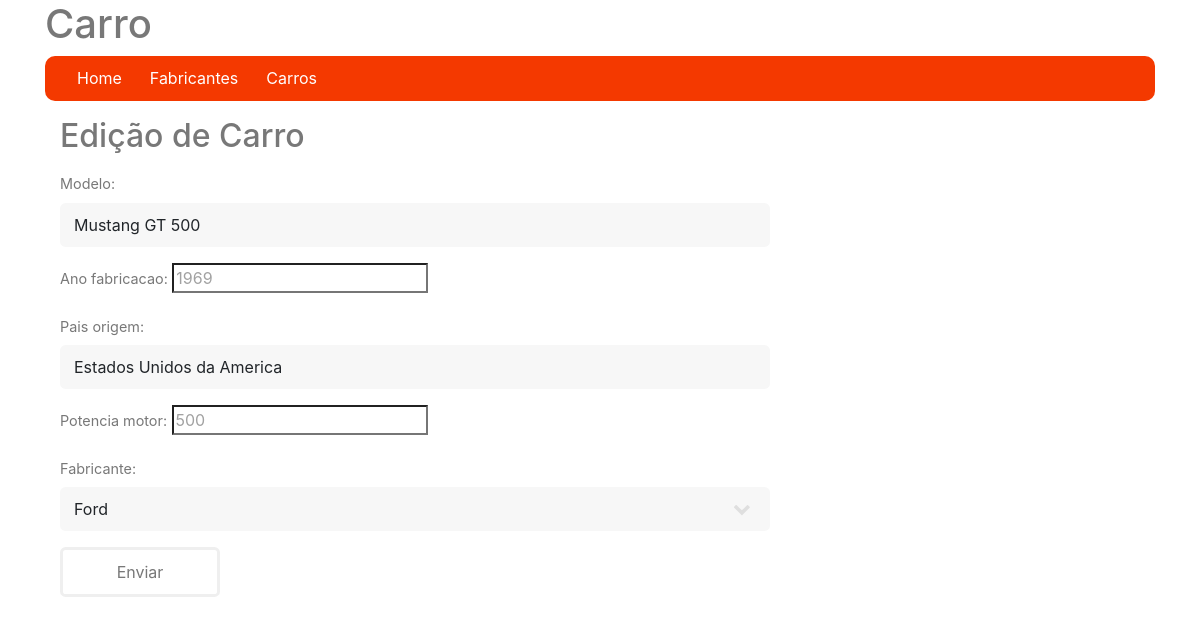
Screenshot of /carros/1 with the database file from the repository.
### carro/models.py (models this page shows, shortened)
class Carro(models.Model):
    modelo = models.CharField(max_length=100)
    ano_fabricacao = models.IntegerField()
    pais_origem = models.CharField(max_length=100)
    potencia_motor = models.IntegerField()
    fabricante = models.ForeignKey(Fabricante, null=False, blank=False, on_delete=models.PROTECT)

### website/views.py (the view)
# urls.py: path('carros/<int:pk>', views.CarroUpdate.as_view(), name='update_carros'),
class CarroUpdate(UpdateView):
    template_name = 'editar_carro.html'
    model = Carro
    form_class = CarroForm
    context_object_name = 'carro'

### carro/forms.py
class CarroForm(ModelForm):
    class Meta:
        model = Carro
        fields = ('modelo', 'ano_fabricacao', 'pais_origem', 'potencia_motor', 'fabricante')

### fabricante/models.py (called while the page is built)
    def __str__(self):
        return self.nome

### website/templates/editar_carro.html (shortened to what this page needs)
{% load static %}
{% load humanize %}
<!DOCTYPE html>
<html>
<head>
	<link rel="stylesheet" href="{% static 'assets/css/main.css' %}" />
	<link rel="stylesheet" href="{% static 'assets/css/tabela.css' %}" />
	<link rel="stylesheet" href="{% static 'assets/css/menu.css' %}" />
	<link rel="stylesheet" href="{% static 'assets/css/bootstrap.min.css' %}" />
</head>
<body>
	<div class="container">
		<h1>Carro</h1>
		<nav id='menu'>
			<ul>
				<li><a href={% url 'home' %}>Home</a></li>
				<li><a href={% url 'home_fabricantes' %}>Fabricantes</a></li>
				<li><a href={% url 'home_carros' %}>Carros</a></li>
			</ul>
		</nav>
	</div>
	<div class="container">
		<div class="col-xl-8">
			<h2 class="my-3">Edição de Carro</h2>
			<form method="POST" action="#editar_carro">
				{{ form.as_p }}
				<input id="editar_carro" type="submit" class="btn btn-primary" value="Enviar">
			</form>
		</div>
	</div>
</body>
</html>

### website/static/assets/css/main.css (style rules this page uses)
html, body, div, span, applet, object, iframe, h1, h2, h3, h4, h5, h6, p, blockquote, pre, a, abbr, acronym, address, big, cite, code, del, dfn, em, img, ins, kbd, q, s, samp, small, strike, strong, sub, sup, tt, var, b, u, i, center, dl, dt, dd, ol, ul, li, fieldset, form, label, legend, table, caption, tbody, tfoot, thead, tr, th, td, article, aside, canvas, details, embed, figure, figcaption, footer, header, hgroup, menu, nav, output, ruby, section, summary, time, mark, audio, video { margin: 0; padding: 0; border: 0; font-size: 100%; font: inherit; vertical-align: baseline; }
article, aside, details, figcaption, figure, footer, header, hgroup, menu, nav, section { display: block; }
body { line-height: 1; }
ol, ul { list-style: none; }
body { -webkit-text-size-adjust: none; }
input, select, textarea { -moz-appearance: none; -webkit-appearance: none; -ms-appearance: none; appearance: none; }
html { box-sizing: border-box; }
*, *:before, *:after { box-sizing: inherit; }
body { background: #fff; }
body, input, select, textarea { color: #a2a2a2; font-family: "Source Sans Pro", Helvetica, sans-serif; font-size: 16pt; font-weight: 400; line-height: 1.75em; }
a { -moz-transition: color 0.2s ease-in-out, border-color 0.2s ease-in-out; -webkit-transition: color 0.2s ease-in-out, border-color 0.2s ease-in-out; -ms-transition: color 0.2s ease-in-out, border-color 0.2s ease-in-out; transition: color 0.2s ease-in-out, border-color 0.2s ease-in-out; border-bottom: dotted 1px; color: #49bf9d; text-decoration: none; }
p { margin: 0 0 2em 0; }
h1, h2, h3, h4, h5, h6 { color: #787878; font-weight: 400; line-height: 1em; margin: 0 0 1em 0; }
h1 { font-size: 2em; line-height: 1.5em; }
h2 { font-size: 1.5em; line-height: 1.5em; }
.container { margin: 0 auto; max-width: calc(100% - 4em); width: 100%; }
form { margin: 0 0 2em 0; }
label { color: #787878; display: block; font-size: 0.9em; font-weight: 400; margin: 0 0 1em 0; }
input[type="text"], input[type="password"], input[type="email"], select, textarea { -moz-appearance: none; -webkit-appearance: none; -ms-appearance: none; appearance: none; background: #f7f7f7; border-radius: 0.35em; border: solid 2px transparent; color: inherit; display: block; outline: 0; padding: 0 0.75em; text-decoration: none; width: 100%; }
select { background-size: 1.25rem; background-repeat: no-repeat; background-position: calc(100% - 1rem) center; height: 2.75em; padding-right: 2.75em; text-overflow: ellipsis; }
select option { color: #787878; background: #fff; }
input[type="text"], input[type="password"], input[type="email"], select { height: 2.75em; }
ul { list-style: disc; margin: 0 0 2em 0; padding-left: 1em; }
ul li { padding-left: 0.5em; }
input[type="submit"], input[type="reset"], input[type="button"], .button { -moz-appearance: none; -webkit-appearance: none; -ms-appearance: none; appearance: none; -moz-transition: background-color 0.2s ease-in-out, color 0.2s ease-in-out, border-color 0.2s ease-in-out; -webkit-transition: background-color 0.2s ease-in-out, color 0.2s ease-in-out, border-color 0.2s ease-in-out; -ms-transition: background-color 0.2s ease-in-out, color 0.2s ease-in-out, border-color 0.2s ease-in-out; transition: background-color 0.2s ease-in-out, color 0.2s ease-in-out, border-color 0.2s ease-in-out; background-color: transparent; border-radius: 0.35em; border: solid 3px #efefef; color: #787878 !important; cursor: pointer; display: inline-block; font-weight: 400; height: 3.15em; height: calc(2.75em + 6px); line-height: 2.75em; min-width: 10em; padding: 0 1.5em; text-align: center; text-decoration: none; white-space: nowrap; }
@media screen and (max-width: 1800px) { body, input, select, textarea { font-size: 12pt; } }

### website/static/assets/css/menu.css (style rules this page uses)
#menu { background: #f43900; color: #FFF; height: 45px; padding-left: 18px; border-radius: 10px; }
#menu ul, #menu li { margin: 0 auto; padding: 0; list-style: none }
#menu ul { width: 100%; }
#menu li { float: left; display: inline; position: relative; }
#menu a { display: block; line-height: 45px; padding: 0 14px; text-decoration: none; color: #FFFFFF; font-size: 16px; }

### rows the page displays
Carro: modelo "Mustang GT 500", ano_fabricacao "1969", pais_origem "Estados Unidos da America", potencia_motor "500", fabricante "Ford"
